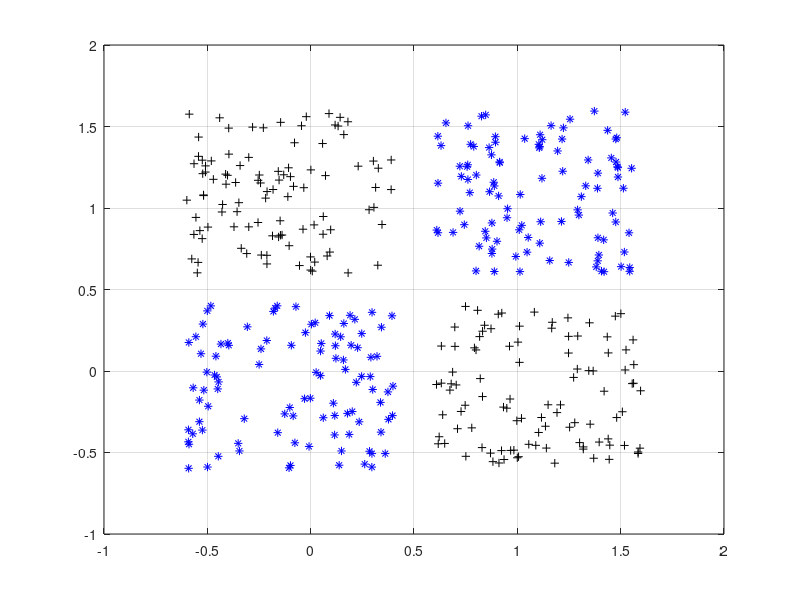

The MATLAB source for this figure: (Note: this script raises an error after producing the figure.)
%% Solving XOR problem with a multilayer perceptron 

% The Matlab default parameters for the feedforwardnet, seen in the previous task 
% (6a), are commonly used for regression. Now, you are going to set the parameters 
% well suited for a classification problem


close all, clear all, clc
% number of samples of each cluster
K = 100;
% offset of clusters
q = .6;
% define 2 groups of input data
A1 = [rand(1,K)-q; rand(1,K)+q];
B1 = [rand(1,K)+q; rand(1,K)+q];
C1 = [rand(1,K)+q; rand(1,K)-q];
D1 = [rand(1,K)-q; rand(1,K)-q];
A = [A1 C1];
B = [B1 D1];
% plot data
plot(A(1,:),A(2,:),'k+',B(1,:),B(2,:),'b*')
grid on
hold on

%% Define output coding

% coding (+1/0) for 2-class XOR problem
a = 0;
b = 1;

%%  Prepare inputs and outputs for network training
% define inputs (combine samples from all two classes)
P = [A B];
% define targets
T = [repmat(a,1,length(A)) repmat(b,1,length(B))];
% create a neural network
net = feedforwardnet([20]);
% adjust the network for classification
for i =1:(length(net.layers)-1)
%net.layers{i}.transferFcn = 'logsig'; % you can use either logsig or tansig
 net.layers{i}.transferFcn = 'tansig';
end
net.layers{end}.transferFcn = 'softmax';
% Cost function: crossentropy
net.performFcn = 'crossentropy';
% Train function: Gradient descent with momentum
net.trainFcn = 'traingdm'; net.trainParam.lr = 0.5; net.trainParam.mc = 0.8; 
net.trainParam.epochs =2000;



%% Train function: Scaled Conjugate Gradients. You can tried it instead of traingdm.

%net.trainFcn = 'trainscg'; net.trainParam.lr = 0.1; net.trainParam.mc = 0.8; %net.trainParam.epochs= 1000; 


% The processFcns parameter is used when you want to perform certain preprocessing
% steps on the network inputs and targets. Be careful, Matlab perform the most common
% preprocessings automatically when you create a network. If you do not want any
% preprocessing you need to disable this parameter. 



%net.outputs{end}.processFcns = {}; 


% train the neural network
[net,tr,Y,E] = train(net,P,T);
% Notice that tr has the indices of the training, validation and test data sets:
% tr.trainInd
% tr.valInd
% tr.testInd
% show network
view(net)
% Accuracy
fprintf('Accuracy: %f\n',100-100*sum(abs((Y>0.5)-T))/length(T))

% Plot targets and network response to see how good the network learns the data
figure(2)
plot(T','linewidth',2)
hold on
plot(Y','r--')
grid on
legend('Targets','Network response','location','best')
ylim([-1.25 1.25])


% Plot classification result for the complete input space (separation by hyperplanes)
% generate a grid
span = -1:.005:2;
[P1,P2] = meshgrid(span,span);
pp = [P1(:) P2(:)]';
% simulate neural network on a grid
aa = net(pp);
% plot classification regions
figure(1)
mesh(P1,P2,reshape(aa,length(span),length(span))-5);
colormap cool
view(2)




